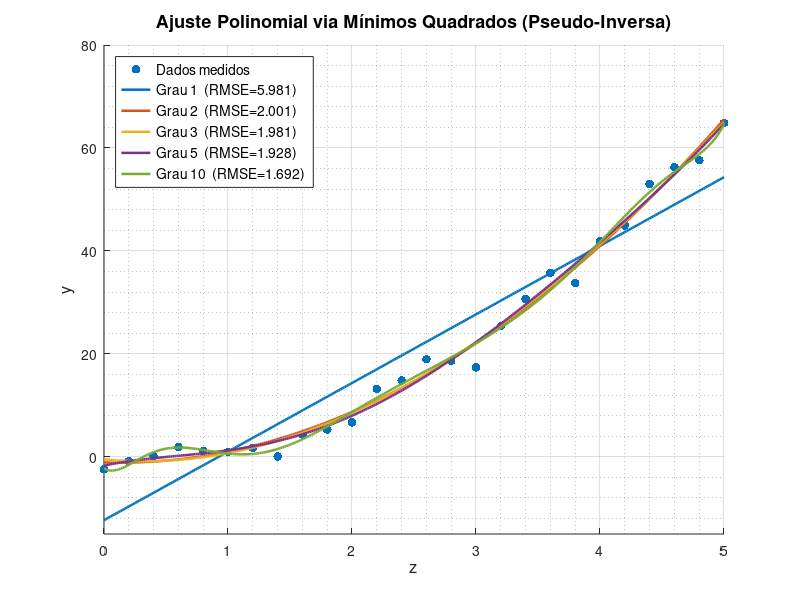
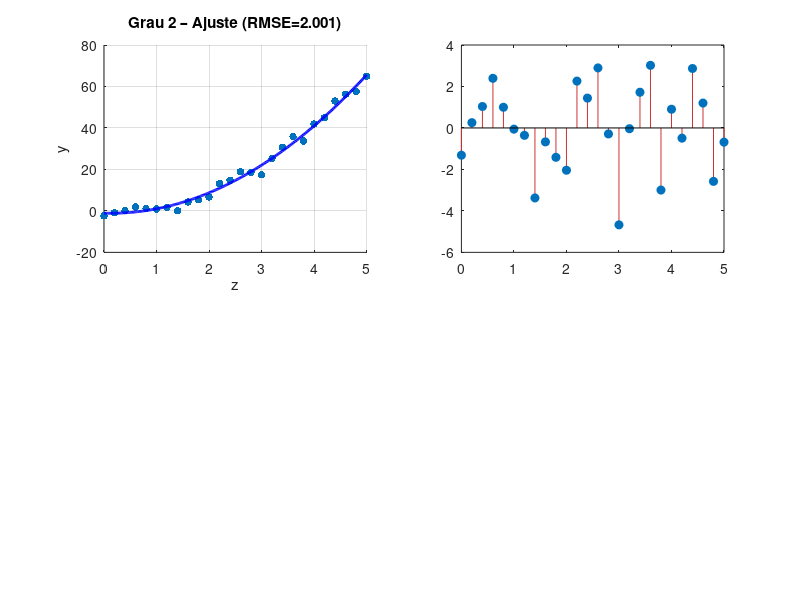

These charts were generated, in order, by the following MATLAB code: (Note: this script raises an error after producing the figures.)
% =========================================================
% SCRIPT 2 – Ajuste Polinomial 2D via Pseudo-Inversa
% Baseado nos slides do Prof. Pinheiro (Aula 16, slides 14-18)
% TCC – Engenharia Eletrônica
% =========================================================
% Conceito: dado um conjunto de pontos (z_i, y_i), encontrar
% o polinômio P(z) de grau n que melhor se ajusta aos dados
% usando mínimos quadrados com a pseudo-inversa.

clear; clc; close all;

%% --- Dados do exemplo dos slides (slide 16) ---
z = [0, 0.2, 0.4, 0.6, 0.8, 1.0, 1.2, 1.4, 1.6, 1.8, 2.0, ...
     2.2, 2.4, 2.6, 2.8, 3.0, 3.2, 3.4, 3.6, 3.8, 4.0, ...
     4.2, 4.4, 4.6, 4.8, 5.0]';

y = [-2.406, -0.8653, 0.1095, 1.8885, 1.1370, 0.9499, 1.7459, ...
      0.0454, 4.2913,  5.3139, 6.6837, 13.1982, 14.8193, ...
      18.9415, 18.6470, 17.3773, 25.3529, 30.6731, 35.7602, ...
      33.7587, 41.8929, 44.9600, 53.0066, 56.2503, 57.6078, 64.8606]';

%% =====================================================
%  FUNÇÃO AUXILIAR: montar_X
%  Monta a matriz de regressão polinomial (Vandermonde)
%  Cada linha i: [1, z_i, z_i^2, ..., z_i^n]  (slide 15)
% =====================================================
function X = montar_X_poli(z, n)
    k = length(z);
    X = zeros(k, n+1);
    for j = 0:n
        X(:, j+1) = z .^ j;
    end
end

%% =====================================================
%  FUNÇÃO AUXILIAR: pseudo_inversa
%  a_hat = (X'X)^{-1} X'y  (slide 10)
% =====================================================
function a_hat = pseudo_inversa(X, y)
    a_hat = (X' * X) \ (X' * y);
end

%% --- Ajuste com diferentes graus ---
graus = [1, 2, 3, 5, 10];
z_plot = linspace(min(z), max(z), 300)';
cores = lines(length(graus));

figure('Name','Ajuste Polinomial – Diferentes Graus',...
       'Position',[100 100 900 600]);

hold on;
scatter(z, y, 40, 'ko', 'filled', 'DisplayName','Dados medidos');

for idx = 1:length(graus)
    n = graus(idx);
    X = montar_X_poli(z, n);
    a_hat = pseudo_inversa(X, y);

    % Avaliação do polinômio nos pontos de plot
    X_plot = montar_X_poli(z_plot, n);
    y_plot = X_plot * a_hat;

    % Erro quadrático médio nos dados originais
    y_est = X * a_hat;
    rmse = sqrt(mean((y - y_est).^2));

    plot(z_plot, y_plot, '-', 'Color', cores(idx,:), 'LineWidth', 1.8, ...
         'DisplayName', ['Grau ' num2str(n) '  (RMSE=' num2str(rmse,'%.3f') ')']);
end

xlabel('z', 'FontSize', 12);
ylabel('y', 'FontSize', 12);
title('Ajuste Polinomial via Mínimos Quadrados (Pseudo-Inversa)', 'FontSize', 13);
legend('Location','northwest', 'FontSize', 10);
grid on; grid minor;
ylim([-15 80]);
print('-dpng','-r300','fig02_ajuste_polinomial.png');
fprintf('Figura salva: fig02_ajuste_polinomial.png\n');

%% --- Tabela de RMSE por grau ---
fprintf('\n=== RMSE POR GRAU DO POLINÔMIO ===\n');
fprintf('%-8s %-12s %-10s\n','Grau','N parâmetros','RMSE');
fprintf('%s\n', repmat('-',1,35));
for n = graus
    X = montar_X_poli(z, n);
    a_hat = pseudo_inversa(X, y);
    y_est = X * a_hat;
    rmse = sqrt(mean((y - y_est).^2));
    fprintf('%-8d %-12d %.6f\n', n, n+1, rmse);
end

%% --- Figura extra: comparação ordem 2 vs ordem 5 com resíduos ---
figure('Name','Resíduos – Grau 2 vs Grau 5','Position',[100 100 900 700]);

for idx = 1:2
    n = graus(idx+1);  % grau 2 e grau 3
    X = montar_X_poli(z, n);
    a_hat = pseudo_inversa(X, y);
    y_est = X * a_hat;
    residuos = y - y_est;
    rmse = sqrt(mean(residuos.^2));

    subplot(2,2,(idx-1)*2+1);
    X_plot = montar_X_poli(z_plot, n);
    y_plot = X_plot * a_hat;
    scatter(z, y, 30, 'ko','filled'); hold on;
    plot(z_plot, y_plot, 'b-','LineWidth',2);
    title(['Grau ' num2str(n) ' – Ajuste (RMSE=' num2str(rmse,'%.3f') ')'],'FontSize',11);
    xlabel('z'); ylabel('y'); grid on;

    subplot(2,2,(idx-1)*2+2);
    stem(z, residuos, 'filled', 'Color',[0.8 0.2 0.2]);
    yline(0,'k--','LineWidth',1.2);
    title(['Grau ' num2str(n) ' – Resíduos e_i = y_i - \hat{y}_i'],'FontSize',11);
    xlabel('z'); ylabel('Resíduo'); grid on;
end

sgtitle('Análise de Resíduos – Mínimos Quadrados 2D','FontSize',13);
print('-dpng','-r300','fig03_residuos_2d.png');
fprintf('Figura salva: fig03_residuos_2d.png\n');

%% --- Detalhes dos coeficientes para o grau 2 (quadrático) ---
n = 2;
X = montar_X_poli(z, n);
a_hat = pseudo_inversa(X, y);
fprintf('\n=== COEFICIENTES DO POLINÔMIO QUADRÁTICO (Grau 2) ===\n');
fprintf('P(z) = %.4f + %.4f*z + %.4f*z^2\n', a_hat(1), a_hat(2), a_hat(3));
fprintf('\nInterpretação da matriz (X''X) e vetor (X''y):\n');
disp('X''X ='); disp(X'*X);
disp('X''y ='); disp(X'*y);
